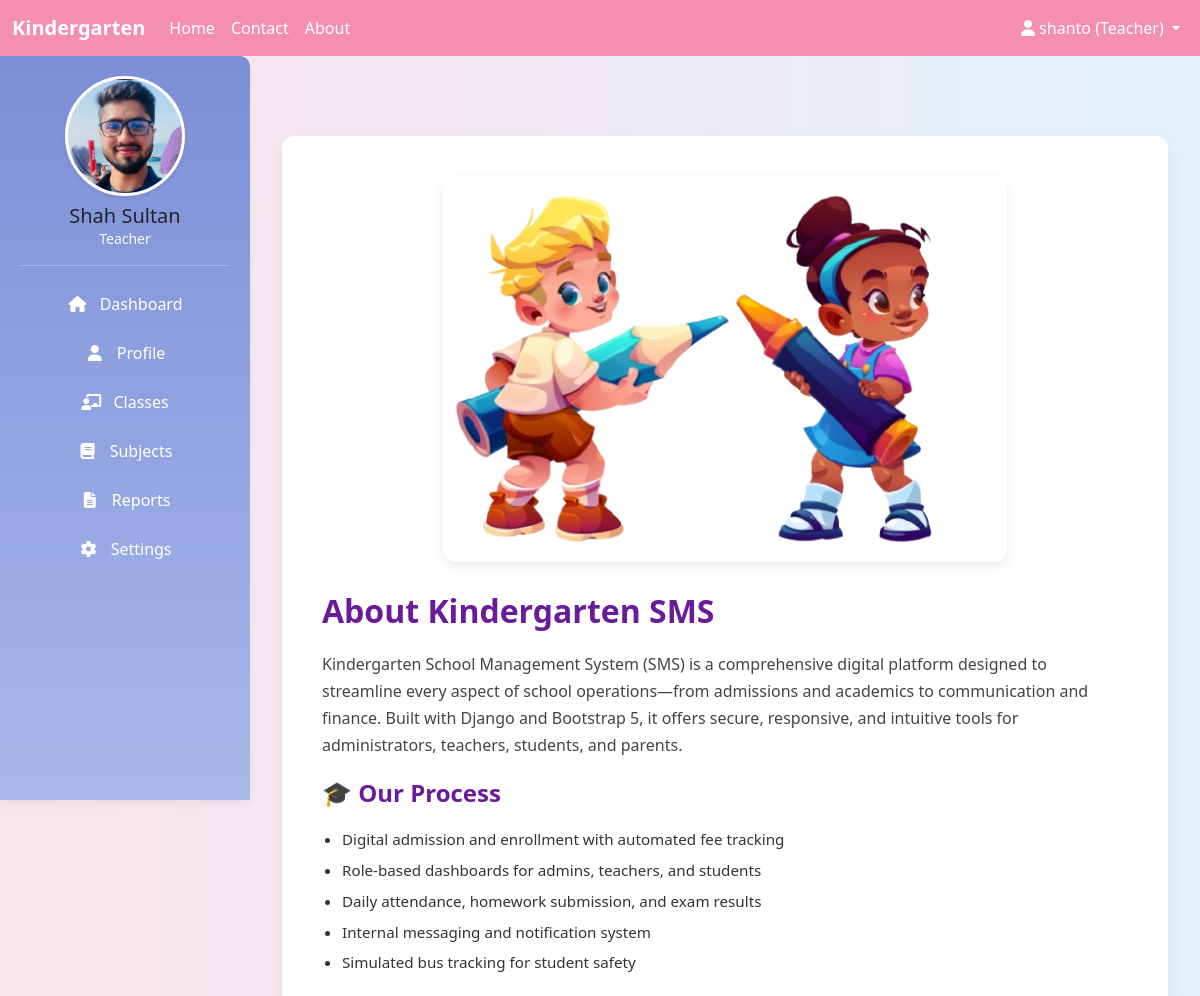
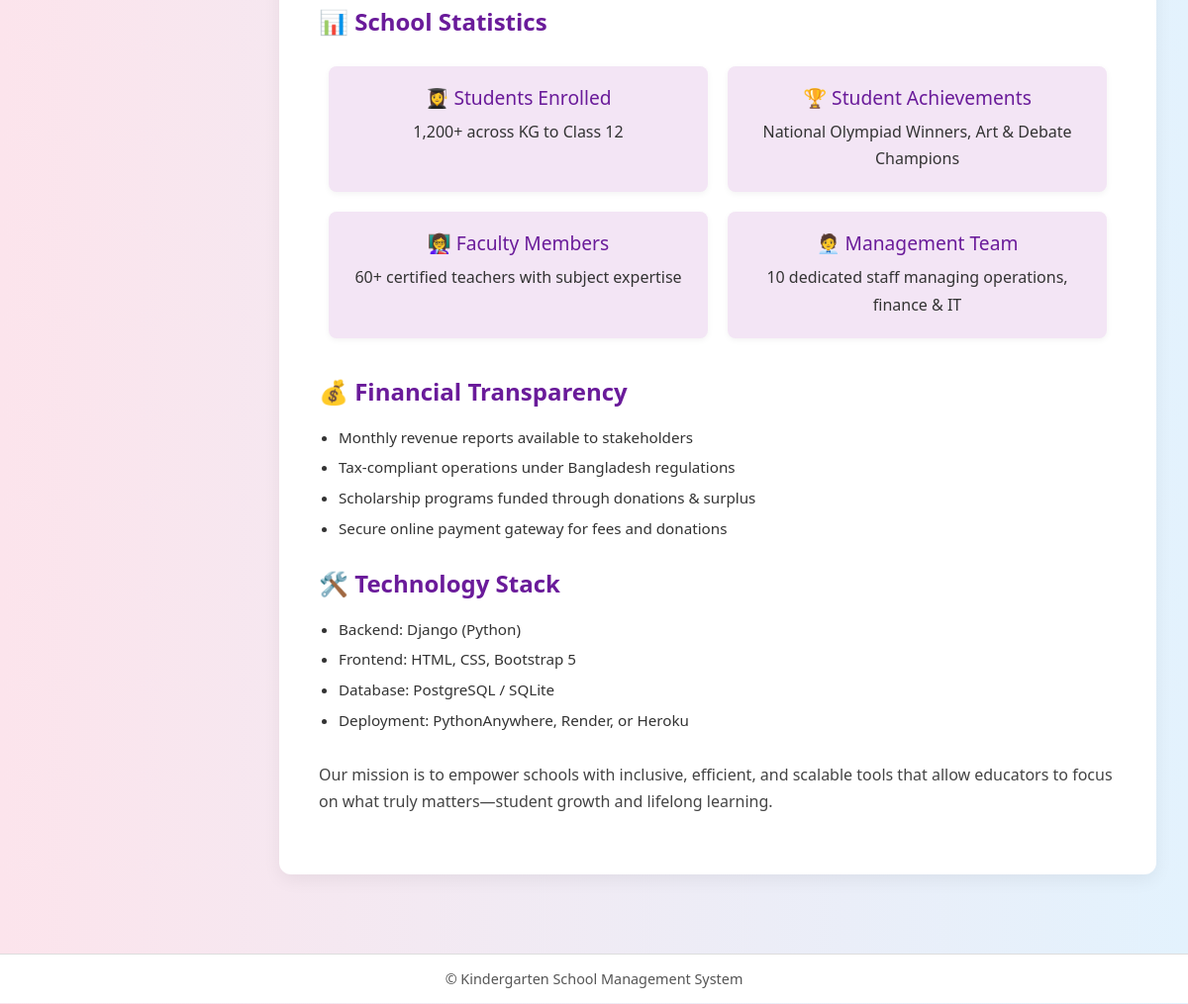
The page /about/ (signed in) on the database its author committed (2 pictures, top to bottom).
### core/models.py (models this page shows, shortened)
class User(AbstractUser):
    ROLE_CHOICES = (
        ("admin", "Admin"),
        ("teacher", "Teacher"),
        ("student", "Student"),
    )
    role = models.CharField(max_length=10, choices=ROLE_CHOICES)

class TeaacherProfile(models.Model):
    user = models.OneToOneField(User, on_delete=models.CASCADE, related_name='teacher_profile')
    full_name = models.CharField(max_length=128, blank=True)
    class_room = models.ForeignKey(ClassRoom, on_delete=models.SET_NULL, null=True, blank=True)
    date_of_birth = models.DateField(null=True, blank=True)
    address = models.TextField(blank=True)
    phone = models.CharField(max_length=24, blank=True)
    photo = models.ImageField(upload_to='teacher_photos/', blank=True, null=True)
    qualification = models.CharField(max_length=256, blank=True)
    experience_years = models.PositiveIntegerField(default=0)

### core/views.py (the view)
# urls.py: path('about/', views.about, name='about'),
def about(request):
    return render(request, 'about.html')

### core/templates/about.html (shortened to what this page needs)
{% extends 'base.html' %}
{% load static %}
{% block content %}
<div class="container">
  <div class="about-card">
    <div class="hero-div">
      <img src="{% static 'images/about.png' %}" alt="About Kindergarten SMS" class="hero-image">
    </div>
    <h2>About Kindergarten SMS</h2>
    <p>
      Kindergarten School Management System (SMS) is a comprehensive digital platform designed to streamline every aspect of school operations—from admissions and academics to communication and finance. Built with Django and Bootstrap 5, it offers secure, responsive, and intuitive tools for administrators, teachers, students, and parents.
    </p>
    <h4>🎓 Our Process</h4>
    <ul>
      <li>Digital admission and enrollment with automated fee tracking</li>
      <li>Role-based dashboards for admins, teachers, and students</li>
      <li>Daily attendance, homework submission, and exam results</li>
      <li>Internal messaging and notification system</li>
      <li>Simulated bus tracking for student safety</li>
    </ul>
    <h4>📊 School Statistics</h4>
    <div class="stats-box">
      <div class="stats-item">
        <h5>👩‍🎓 Students Enrolled</h5>
        <p>1,200+ across KG to Class 12</p>
      </div>
      <div class="stats-item">
        <h5>🏆 Student Achievements</h5>
        <p>National Olympiad Winners, Art & Debate Champions</p>
      </div>
      <div class="stats-item">
        <h5>👩‍🏫 Faculty Members</h5>
        <p>60+ certified teachers with subject expertise</p>
      </div>
      <div class="stats-item">
        <h5>🧑‍💼 Management Team</h5>
        <p>10 dedicated staff managing operations, finance & IT</p>
      </div>
    </div>
    <h4>💰 Financial Transparency</h4>
    <ul>
      <li>Monthly revenue reports available to stakeholders</li>
      <li>Tax-compliant operations under Bangladesh regulations</li>
      <li>Scholarship programs funded through donations & surplus</li>
      <li>Secure online payment gateway for fees and donations</li>
    </ul>
    <h4>🛠️ Technology Stack</h4>
    <ul>
      <li>Backend: Django (Python)</li>
      <li>Frontend: HTML, CSS, Bootstrap 5</li>
      <li>Database: PostgreSQL / SQLite</li>
      <li>Deployment: PythonAnywhere, Render, or Heroku</li>
    </ul>
    <p>
      Our mission is to empower schools with inclusive, efficient, and scalable tools that allow educators to focus on what truly matters—student growth and lifelong learning.
    </p>
  </div>
</div>
{% endblock %}

### core/templates/base.html (shortened to what this page needs)
<!DOCTYPE html>
<html lang="en">
<head>
  <link href="https://cdn.jsdelivr.net/npm/bootstrap@5.3.0/dist/css/bootstrap.min.css" rel="stylesheet"/>
  <link rel="stylesheet" href="https://cdnjs.cloudflare.com/ajax/libs/font-awesome/6.4.0/css/all.min.css"/>
</head>
<body>
  <nav class="navbar navbar-expand-sm">
    <div class="container-fluid">
      <a class="navbar-brand" href="#">Kindergarten</a>
      <div class="collapse navbar-collapse" id="navbarContent">
        <ul class="navbar-nav me-auto">
          <li class="nav-item"><a class="nav-link" href="{% url 'homepage' %}">Home</a></li>
          <li class="nav-item"><a class="nav-link" href="{% url 'contact' %}">Contact</a></li>
          <li class="nav-item"><a class="nav-link" href="{% url 'about' %}">About</a></li>
        </ul>
        <ul class="navbar-nav">
          <li class="nav-item dropdown">
            <a class="nav-link dropdown-toggle" href="#" id="userDropdown" role="button" data-bs-toggle="dropdown">
              <i class="fas fa-user"></i>
              {% if request.user.is_authenticated %}
                {{ request.user.username }} ({{ request.user.role|title }})
              {% else %}
                Account
              {% endif %}
            </a>
          </li>
        </ul>
      </div>
    </div>
  </nav>
  {% if request.user.is_authenticated %}
  <div class="sidebar text-center">
    {% if request.user.role == "student" %}
      {% if request.user.student_profile.photo %}
        <img src="{{ request.user.student_profile.photo.url }}" alt="Profile Picture" class="profile_pic shadow-sm" />
      {% else %}
        <img src="https://via.placeholder.com/120" alt="Profile Picture" class="profile_pic shadow-sm" />
      {% endif %}
    {% elif request.user.role == "teacher" %}
      {% if request.user.teacher_profile.photo %}
        <img src="{{ request.user.teacher_profile.photo.url }}" alt="Profile Picture" class="profile_pic shadow-sm" />
      {% else %}
        <img src="https://via.placeholder.com/120" alt="Profile Picture" class="profile_pic shadow-sm" />
      {% endif %}
    {% elif request.user.role == "admin" %}
      {% if request.user.admin_profile.photo %}
        <img src="{{ request.user.admin_profile.photo.url }}" alt="Profile Picture" class="profile_pic shadow-sm" />
      {% else %}
        <img src="https://via.placeholder.com/120" alt="Profile Picture" class="profile_pic shadow-sm" />
      {% endif %}
    {% endif %}
    <h5 class="mt-2 mb-0">{{ request.user.get_full_name|default:request.user.username }}</h5>
    <p class="text-light small mb-3">{{ request.user.role|title }}</p>
    <hr class="border-light">
    {% if request.user.role == "student" %}
      <a href="{% url 'dashboard' %}"><i class="fas fa-home me-2"></i> Dashboard</a>
      <a href="{% url 'student_profile' %}"><i class="fas fa-user me-2"></i> Profile</a>
      <a href="#"><i class="fas fa-tasks me-2"></i> My Tasks</a>
      <a href="#"><i class="fas fa-calendar-check me-2"></i> Attendance</a>
      <a href="#"><i class="fas fa-file-alt me-2"></i> Reports</a>
      <a href="#"><i class="fas fa-cog me-2"></i> Settings</a>
    {% elif request.user.role == "teacher" %}
      <a href="{% url 'dashboard' %}"><i class="fas fa-home me-2"></i> Dashboard</a>
      <a href="{% url 'teacher_profile' %}"><i class="fas fa-user me-2"></i> Profile</a>
      <a href="#"><i class="fas fa-chalkboard-teacher me-2"></i> Classes</a>
      <a href="#"><i class="fas fa-book me-2"></i> Subjects</a>
      <a href="#"><i class="fas fa-file-alt me-2"></i> Reports</a>
      <a href="#"><i class="fas fa-cog me-2"></i> Settings</a>
    {% endif %}
  </div>
  {% endif %}
  <div class="main-content">
    {% block content %}{% endblock %}
  </div>
  <footer>
    &copy; {{ now|date:"Y" }} Kindergarten School Management System
  </footer>
</body>
</html>

### core/templates/base.html (style rules this page uses)
body { background: linear-gradient(to right, #fce4ec, #e3f2fd); font-family: "Segoe UI", Tahoma, Geneva, Verdana, sans-serif; margin: 0; padding: 0; }
.navbar { background-color: #f48fb1 !important; position: fixed; top: 0; left: 0; right: 0; z-index: 1030; }
.navbar-brand { font-weight: bold; color: #ffffff !important; }
.nav-link { color: #fff !important; font-weight: 500; }
.sidebar { background: linear-gradient(180deg, #7c8fd6, #a7b8ea); box-shadow: 0 4px 10px rgba(0, 0, 0, 0.05); padding: 20px; height: calc(100vh - 56px); position: fixed; top: 56px; left: 0; width: 250px; overflow-y: auto; border-top-right-radius: 10px; }
.profile_pic { width: 120px; height: 120px; border-radius: 50%; object-fit: cover; border: 3px solid #fff; background-color: #fff; transition: transform 0.3s ease; }
.sidebar a { display: block; padding: 10px 15px; color: #fff; text-decoration: none; border-radius: 6px; font-weight: 500; transition: all 0.3s ease; margin-bottom: 5px; }
.sidebar i { width: 20px; text-align: center; }
.main-content { margin-top: 56px; margin-left: 250px; padding: 20px; min-height: calc(100vh - 106px); transition: margin-left 0.3s ease; }
footer { bottom: 0; left: 250px; right: 0; height: 50px; background-color: #fff; text-align: center; line-height: 50px; font-size: 0.9rem; color: #555; border-top: 1px solid #ddd; }

### core/templates/about.html (style rules this page uses)
.about-card { background-color: #ffffff; border-radius: 12px; box-shadow: 0 6px 18px rgba(0, 0, 0, 0.06); padding: 40px; max-width: 900px; margin: 60px auto; font-family: 'Segoe UI', Tahoma, Geneva, Verdana, sans-serif; transition: box-shadow 0.3s ease; }
.about-card h2, .about-card h4 { color: #6a1b9a; font-weight: 700; margin-bottom: 20px; }
.about-card p { font-size: 1rem; color: #444; line-height: 1.7; margin-bottom: 20px; }
.about-card ul { padding-left: 20px; margin-bottom: 30px; }
.about-card ul li { margin-bottom: 8px; font-size: 0.95rem; color: #333; }
.hero-div { text-align: center; margin-bottom: 30px; }
.hero-image { max-width: 70%; height: auto; border-radius: 12px; box-shadow: 0 4px 12px rgba(0, 0, 0, 0.08); transition: transform 0.3s ease; }
.stats-box { display: flex; flex-wrap: wrap; justify-content: space-between; margin-bottom: 30px; }
.stats-item { flex: 1 1 45%; background-color: #f3e5f5; border-radius: 8px; padding: 20px; margin: 10px; text-align: center; box-shadow: 0 2px 6px rgba(0,0,0,0.05); }
.stats-item h5 { font-size: 1.2rem; color: #6a1b9a; margin-bottom: 10px; }
.stats-item p { font-size: 1rem; color: #333; margin: 0; }

### rows shown on the page
User: user.username "shanto", user.role "Teacher", user.teacher_profile.photo (picture), user.get_full_name "Shah Sultan"
